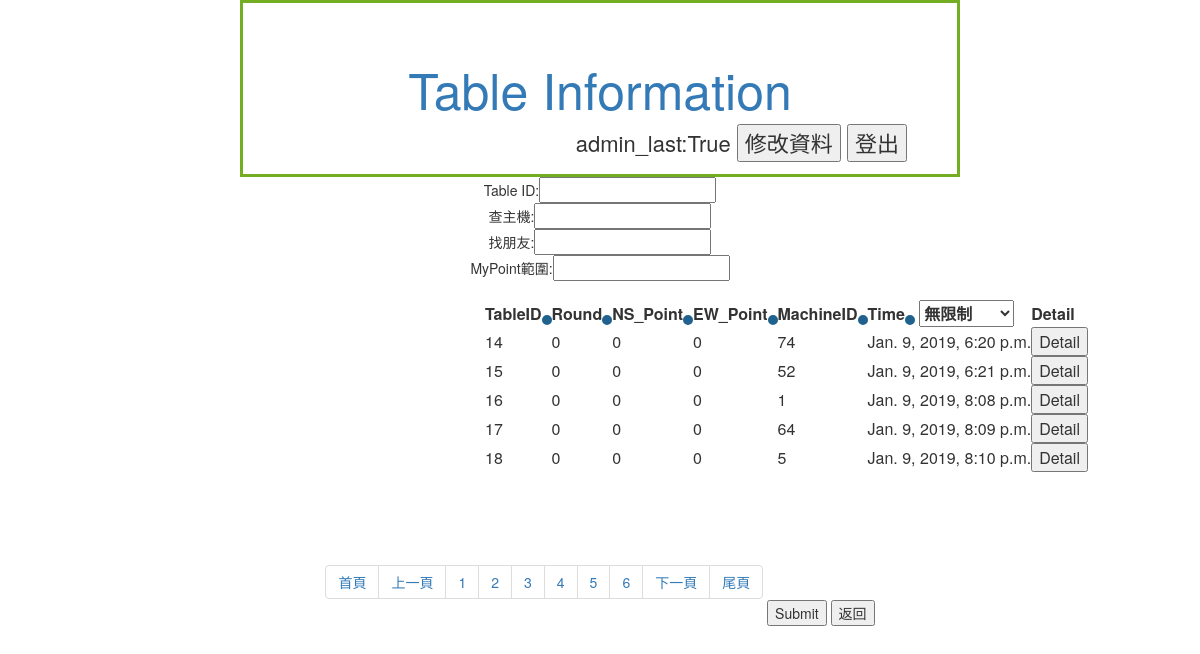
/Member/Table/?page=2 (signed in), run on the app's committed database.
### Member/models.py (models this page shows, shortened)
class table(models.Model):
    time = models.DateTimeField(verbose_name="time",auto_now=True)
    NS_TotalPoint = models.DecimalField(max_digits = 5,decimal_places=0)
    EW_TotalPoint = models.DecimalField(max_digits = 5,decimal_places=0)
    RoundNum = models.DecimalField(max_digits = 10,decimal_places=0)     #總共進行幾個ROUND Eg. 1/4/16
    MachineID = models.DecimalField(max_digits = 10,decimal_places=0)
    '''
    dds_result format: string{10 11 12 13 20 ... 53}
    # Use space to seperate each 2 digits numner
        N   E   S   W
    NT 10  11  12  13
    S  20  21  22  23
    H  30  31  32  33
    D  40  41  42  43
    C  50  51  52  53
    '''

### Member/views.py (the view, shortened to what this page needs)
# urls.py: path('Table/',views.tableinformation,name = 'table'),
@login_required(login_url='/Member/login/')
def tableinformation(request,tid='x'):
	permission = False
	seats = seat.objects.filter(PlayerID=request.user.id)
	mytable = []
	for s in seats:
		mytable.append(s.TableID.pk)
	mytable = set(mytable)		#去除重複
	tables = table.objects.filter(pk__in=mytable)		#一般使用者
	if request.user.is_staff==True:
		permission = True			#管理者
		tables = table.objects.all()
	name = Name(request)
	if	tid=="x":		# 牌桌資訊一覽
		paginator = Paginator(tables, 5)
		page = request.GET.get('page','1')
		tables = paginator.page(page)
		return render(request,"Member/table.html",locals())

### Member/views.py (called while the page is built)
def Name(request):
	name = request.user.first_name
	if name == "":
		name = request.user.username
	return name

### Member/templates/Member/table.html (shortened to what this page needs)
{% extends 'Member/base.html' %}
{%block title%}
    Table Information
{%endblock%}
{%block user%}
        {{name}}:{{permission}}
        <input type="button" value="修改資料" onclick="location='/Member/modify/'">
        <input type="button" value="登出" onclick="location='/Member/logout/'">
{%endblock%}
{%block content%}
<form method="post" action="/Member/Table/">
<div class="find">
    Table ID:<input type="text" name="T_id"><br>
    查主機:<input type="text" name="BMBC"><br>
    找朋友:<input type="text" name="Friend"><br>
    MyPoint範圍:<input type="text" name="MyPoint"><br>
</div>
    <table class="filter">
        <th>TableID<input type="submit" name = 'order'value="TableID"></th>
        <th>Round<input type="submit" name = 'order'value="RoundNum"></th>
        <th>NS_Point<input type="submit" name = 'order'value="NS_TotalPoint"></th>
        <th>EW_Point<input type="submit" name = 'order'value="EW_TotalPoint"></th>
        <th>MachineID<input type="submit" name = 'order'value="MachineID"></th>
        <th>Time<input type="submit" name = 'order'value="-time">
            <select name="TimeRange">
                <option value="99999">無限制</option>
            </select>
        </th>
        <th>Detail</th>
        {%for table in tables%}
        <tr>
        <td>{{table.pk}}</td>
        <td>{{table.RoundNum}}</td>
        <td>{{table.NS_TotalPoint}}</td>
        <td>{{table.EW_TotalPoint}}</td>
        <td>{{table.MachineID}}</td>
        <td>{{table.time}}</td>
        <td><input type="button" onclick="location.href='{{table.pk}}'"value="Detail"></td>
        </tr>
        {%endfor%}
    </table>
{%endblock%}
{%block bottom%}
            <ul class="pagination">
            <li><a href="/Member/Table/?page=1">首頁</a></li>
                 {% if tables.has_previous %}
                        <li><a href="/Member/Table/?page={{ tables.previous_page_number }}">上一頁</a></li>
                {% endif %}
                 {% for num in tables.paginator.page_range %}
                    <li><a href="/Member/Table/?page={{ num }}">{{ num }}</a></li>
                 {% endfor %}
                {% if tables.has_next %}
                     <li><a href="/Member/Table/?page={{ tables.next_page_number }}">下一頁</a></li>
                {% endif %}
                <li><a href="/Member/Table/?page={{ tables.paginator.num_pages }}">尾頁</a></li>
             </ul>
<input type="submit" class="a">
{%endblock%}

### Member/templates/Member/table.html (style rules this page uses)
input[type=submit]:not(.a) { -webkit-border-radius: 60; -moz-border-radius: 60; border-radius: 60px; font-size: 0px; padding: 0px; border: solid #1f628d 5px; text-decoration: none; }
.filter { position:absolute; top:300px; left:485px; }

### data on the page
table: pk "14", RoundNum "0", NS_TotalPoint "0", EW_TotalPoint "0", MachineID "74", time "Jan. 9, 2019, 6:20 p.m."
table: pk "15", RoundNum "0", NS_TotalPoint "0", EW_TotalPoint "0", MachineID "52", time "Jan. 9, 2019, 6:21 p.m."
table: pk "16", RoundNum "0", NS_TotalPoint "0", EW_TotalPoint "0", MachineID "1", time "Jan. 9, 2019, 8:08 p.m."
table: pk "17", RoundNum "0", NS_TotalPoint "0", EW_TotalPoint "0", MachineID "64", time "Jan. 9, 2019, 8:09 p.m."
table: pk "18", RoundNum "0", NS_TotalPoint "0", EW_TotalPoint "0", MachineID "5", time "Jan. 9, 2019, 8:10 p.m."

### other printed values
{{ name }} "admin_last"
{{ permission }} "True"
{{ num }} "1" "2" "3" "4" "5" "6"
